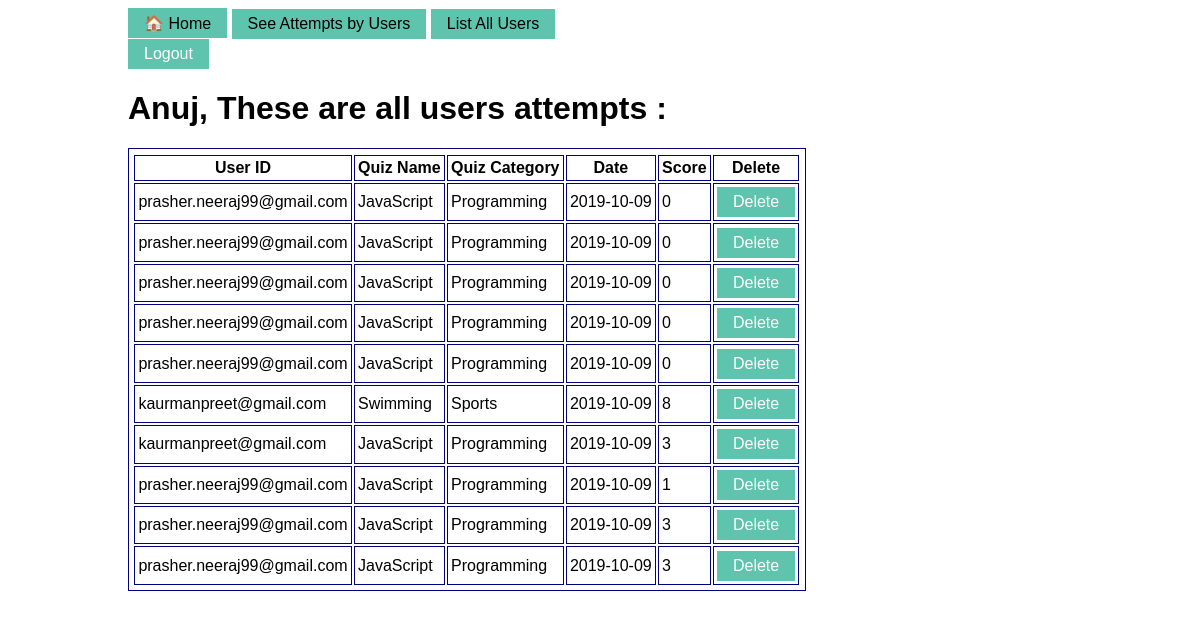
Screenshot of /examsystem/attemptbyall.php (signed in) with the database file from the repository.
### tables this page shows
CREATE TABLE `attempts` (
  `uid` varchar(255) NOT NULL,
  `quizid` int(10) NOT NULL,
  `attemptid` int(10) NOT NULL,
  `score` int(2) NOT NULL,
  `date` date NOT NULL DEFAULT current_timestamp()
);

CREATE TABLE `quizs` (
  `quizid` int(10) NOT NULL,
  `quizname` varchar(255) NOT NULL,
  `categoryid` int(10) NOT NULL
);

CREATE TABLE `categories` (
  `categoryid` int(10) NOT NULL,
  `categoryname` varchar(255) NOT NULL
);

### examsystem/attemptbyall.php (the view, shortened to what this page needs)
<?php
require('database.php');
if (!isset($_SESSION['adminemail'])) {
    header('location:index.php');
}
else {
    $querygetallattempts = 'SELECT * FROM attempts';
    $statement = $db->prepare($querygetallattempts);
    $statement->execute();
    $allattempts = $statement->fetchAll();
?>
<!DOCTYPE html>
<html lang="en">
<head>
  <link rel="stylesheet" href="main.css">
</head>
<body>
<main>
        <button class = "stylebutton">
            <a href="./admindashboard.php"><span>&#x1F3E0;</span> Home</a>
        </button>
        <button class = "stylebutton">
            <a href="./attemptbyall.php">See Attempts by Users</a>
        </button>
        <button class = "stylebutton">
            <a href="./listofusers.php">List All Users</a>
        </button>
        <form action="./index.php" method="post">
        <button type="submit" class = "stylebutton" name="logout">
            Logout
        </button>
        </form>
        <h1> <?php
        echo $_SESSION['First_name'];
        ?>, These are all users attempts :</h1>
        <form action="./attemptbyall.php" method="post">
        <table>
            <tr>
                <th>User ID</th>
                <th>Quiz Name</th>
                <th>Quiz Category</th>
                <th>Date</th>
                <th>Score</th>
                <th class="right">Delete</th>
            </tr>
            <?php foreach ($allattempts as $attempt) :
                $quizidofattempt = $attempt['quizid'];
                $querygetquiznamefromattempt = 'SELECT * FROM quizs WHERE quizid = :quizidofattempt';
                $statement = $db->prepare($querygetquiznamefromattempt);
                $statement->bindValue(':quizidofattempt', $quizidofattempt);
                $statement->execute();
                $quiznamefromattempt = $statement->fetch();
                $categoryidfromattempt = $quiznamefromattempt['categoryid'];
                $querygetcategoryidfromattempt = 'SELECT * FROM categories WHERE categoryid = :categoryidfromattempt';
                $statement = $db->prepare($querygetcategoryidfromattempt);
                $statement->bindValue(':categoryidfromattempt', $categoryidfromattempt);
                $statement->execute();
                $categorynamefromattempt = $statement->fetch();
                ?>
            <tr>
                <td><?php echo $attempt['uid']; ?></td>
                <td><?php echo $quiznamefromattempt['quizname']; ?></td>
                <td><?php echo $categorynamefromattempt['categoryname']; ?></td>
                <td><?php echo $attempt['date']; ?></td>
                <td><?php echo $attempt['score']; ?></td>
                <td class="right">
                    <button name="delete" value="<?php echo $attempt['attemptid'];?>" class="stylebutton deletebutton">
                    Delete
                    </button>
                </td>
            </tr>
            <?php endforeach;
            ?>
        </table>
        </form>
    </main>
</body>
</html>
<?php
}
?>

### examsystem/main.css (style rules this page uses)
body { position: absolute; left: 10%; right: 10%; min-width: 820px; font-family: Arial, Helvetica, sans-serif; }
.stylebutton { background:rgba(26, 171, 138, 0.7); color:#fff; border:none; position:relative; height:30px; font-size:1em; padding:0 1em; cursor:pointer; transition:800ms ease all; outline:none; }
.stylebutton:before,button:after { content:''; position: absolute; top:0; right:0; height:2px; width:0; background: rgba(26, 171, 138, 1);; transition:400ms ease all; }
.stylebutton:after { right:inherit; top:inherit; left:0; bottom:0; }
ol button, .deletebutton:before { background: rgba(171, 26, 26, 1); top: 30px; }
ol button, .deletebutton:after { background: rgba(171, 26, 26, 1); top: 0px; }
a { text-decoration: none; color: black; }
table, th, td { padding: 0.2em; border: 1px solid navy; }

### rows the page displays
attempts: uid "prasher.neeraj99@gmail.com", quizid.quizname "JavaScript", categories.categoryname "Programming", date "2019-10-09", score "0", $attempt['attemptid'] 10 (drawn)
attempts: uid "prasher.neeraj99@gmail.com", quizid.quizname "JavaScript", categories.categoryname "Programming", date "2019-10-09", score "0", $attempt['attemptid'] 11 (drawn)
attempts: uid "prasher.neeraj99@gmail.com", quizid.quizname "JavaScript", categories.categoryname "Programming", date "2019-10-09", score "0", $attempt['attemptid'] 12 (drawn)
attempts: uid "prasher.neeraj99@gmail.com", quizid.quizname "JavaScript", categories.categoryname "Programming", date "2019-10-09", score "0", $attempt['attemptid'] 13 (drawn)
attempts: uid "prasher.neeraj99@gmail.com", quizid.quizname "JavaScript", categories.categoryname "Programming", date "2019-10-09", score "0", $attempt['attemptid'] 14 (drawn)
attempts: uid "kaurmanpreet@gmail.com", quizid.quizname "Swimming", categories.categoryname "Sports", date "2019-10-09", score "8", $attempt['attemptid'] 20 (drawn)
attempts: uid "kaurmanpreet@gmail.com", quizid.quizname "JavaScript", categories.categoryname "Programming", date "2019-10-09", score "3", $attempt['attemptid'] 21 (drawn)
attempts: uid "prasher.neeraj99@gmail.com", quizid.quizname "JavaScript", categories.categoryname "Programming", date "2019-10-09", score "1", $attempt['attemptid'] 22 (drawn)
attempts: uid "prasher.neeraj99@gmail.com", quizid.quizname "JavaScript", categories.categoryname "Programming", date "2019-10-09", score "3", $attempt['attemptid'] 23 (drawn)
attempts: uid "prasher.neeraj99@gmail.com", quizid.quizname "JavaScript", categories.categoryname "Programming", date "2019-10-09", score "3", $attempt['attemptid'] 24 (drawn)

### other values shown
$_SESSION['First_name'] "Anuj"
